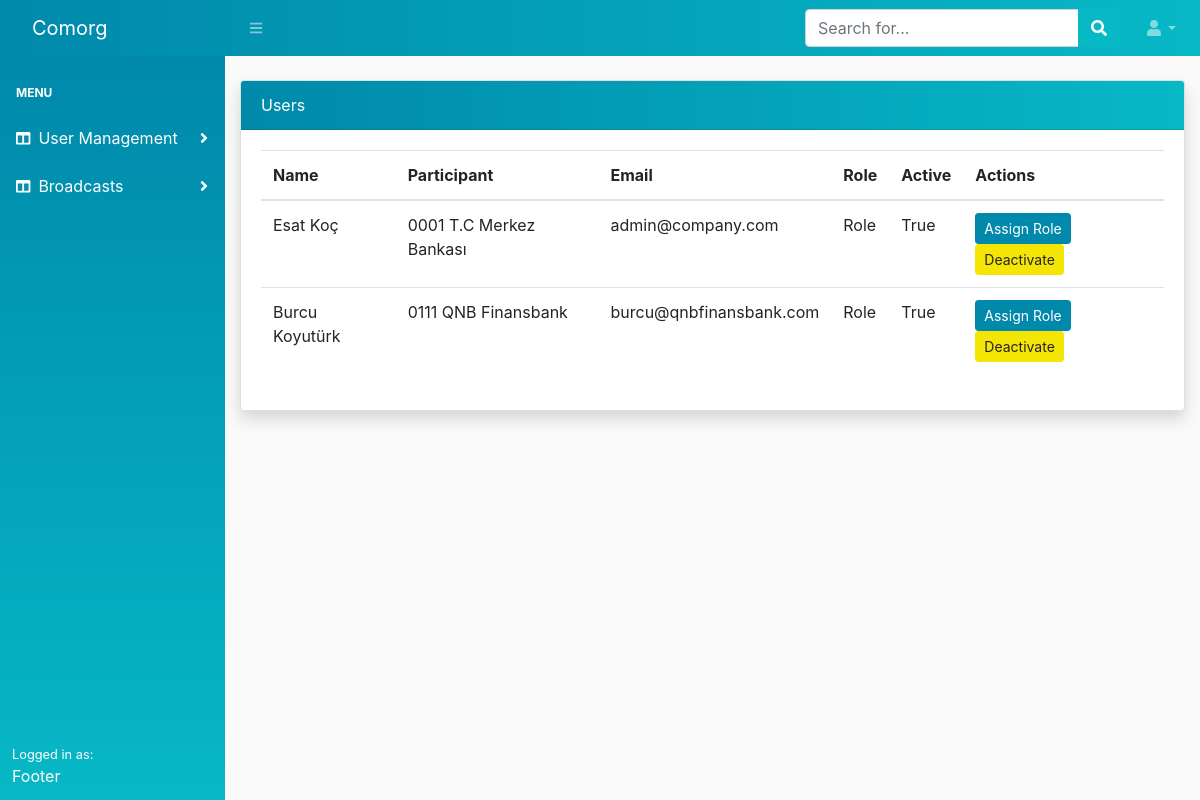
The page /accounts/ on the database as committed earlier.
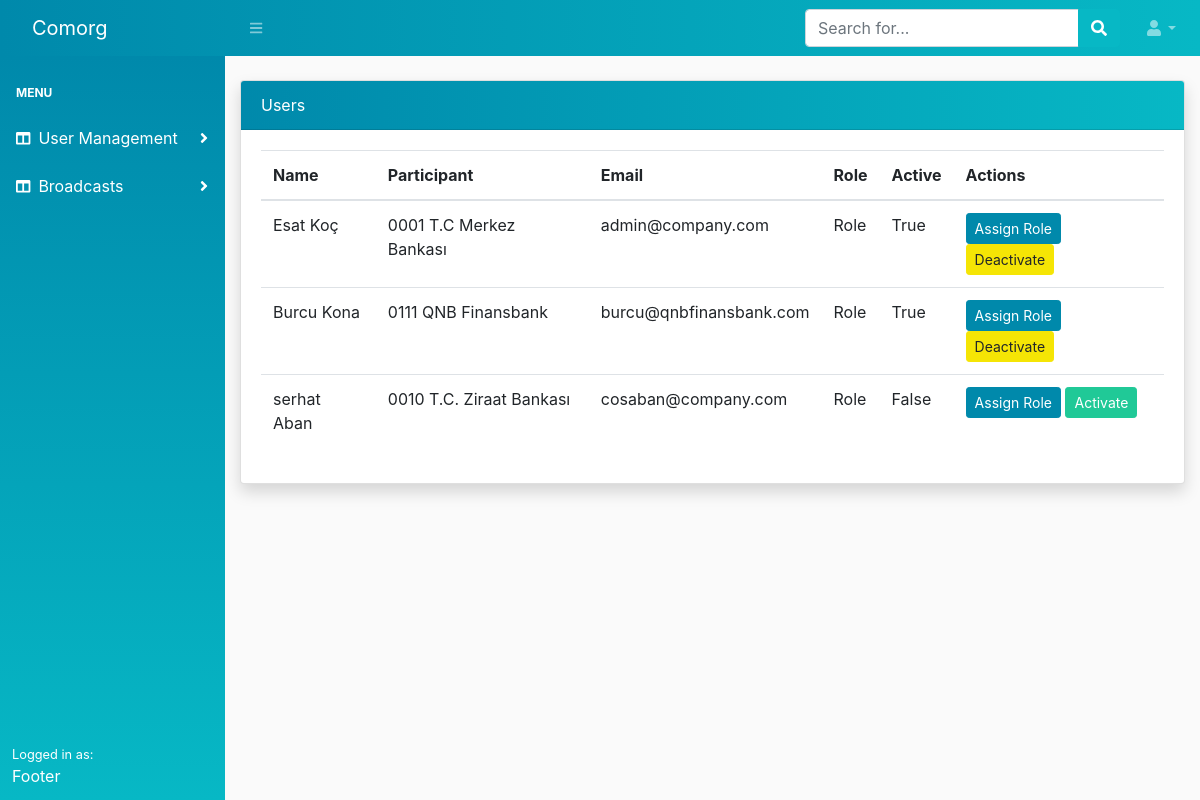
The same page on the database as committed later.
### account/models.py (models this page shows, shortened)
class User(AbstractUser):
    username = None
    email = models.EmailField(_('email address'), unique=True)
    participant = models.ForeignKey(
        Participant,
        on_delete=models.CASCADE,
        related_name='users')
    is_staff = models.BooleanField(default=False)
    is_active = models.BooleanField(default=True)
    USERNAME_FIELD = 'email'
    REQUIRED_FIELDS = ['participant']
    objects = UserManager()

class Participant(models.Model):
    name = models.CharField(max_length=140)
    code = models.CharField(max_length=4, unique=True)
    created = models.DateTimeField(auto_now_add=True)
    class Meta:
        db_table = 'participants'
        ordering = ('code', )
    def __str__(self):
        return f'{self.code} {self.name}'

### account/views.py (the view)
# urls.py: path('', views.account_list, name='account_list'),
def account_list(request):
    users = User.objects.select_related('participant').all()
    return render(request, 'account/users/list.html', {
        'users': users
    })

### account/templates/account/users/list.html (shortened to what this page needs)
{% extends 'core/base.html' %}
{% block content %}
    <div class="card shadow">
        <div class="card-header bg-dark-custom">Users</div>
        <div class="card-body">
            <table class="table table-hover">
                <thead>
                    <tr>
                        <th>Name</th>
                        <th>Participant</th>
                        <th>Email</th>
                        <th>Role</th>
                        <th>Active</th>
                        <th>Actions</th>
                    </tr>
                </thead>
                <tbody>
                    {% for u in users %}
                        <tr>
                            <td>{{ u.first_name }} {{ u.last_name }}</td>
                            <td>{{ u.participant }}</td>
                            <td>{{ u.email }}</td>
                            <td>Role</td>
                            <td>{{ u.is_active }}</td>
                            <td>
                                <a href="#" class="btn btn-sm btn-info">Assign Role</a>
                                {% if u.is_active %}
                                    <a href="#" class="btn btn-sm btn-warning">Deactivate</a>
                                {% else %}
                                    <a href="#" class="btn btn-sm btn-success">Activate</a>
                                {% endif %}
                            </td>
                        </tr>
                    {% endfor %}
                </tbody>
            </table>
        </div>
    </div>
{% endblock %}

### core/templates/core/base.html (shortened to what this page needs)
{% load static %}
<!DOCTYPE html>
<html lang="en">
    <head>
        <link href="{% static 'core/css/styles.css' %}" rel="stylesheet" />
        <link href="{% static 'core/css/bootstrap-comorg.min.css'%}" rel="stylesheet" >
        <link href="{% static 'core/css/custom.css' %}" rel="stylesheet">
    </head>
    <body>
        {% include 'core/topnav.html' %}
        <div id="layoutSidenav">
            {% include 'core/sidenav.html' %}
            <div id="layoutSidenav_content">
                <main>
                    <div class="container mt-4">
                        {% block content %} {% endblock %}
                    </div>
                </main>
            </div>
        </div>
    </body>
</html>

### core/templates/core/topnav.html (shortened to what this page needs)
<nav class="sb-topnav navbar navbar-expand navbar-dark bg-dark-custom">
    <a class="navbar-brand" href="">Comorg</a>
    <button class="btn btn-link btn-sm order-1 order-lg-0" id="sidebarToggle" href="#"><i class="fas fa-bars"></i></button>
    <form class="d-none d-md-inline-block form-inline ml-auto mr-0 mr-md-3 my-2 my-md-0">
        <div class="input-group">
            <input class="form-control" type="text" placeholder="Search for..." aria-label="Search" aria-describedby="basic-addon2" />
            <div class="input-group-append">
                <button class="btn btn-primary" type="button"><i class="fas fa-search"></i></button>
            </div>
        </div>
    </form>
    <ul class="navbar-nav ml-auto ml-md-0">
        <li class="nav-item dropdown">
            <a class="nav-link dropdown-toggle" id="userDropdown" href="#" role="button" data-toggle="dropdown" aria-haspopup="true" aria-expanded="false"><i class="fas fa-user fa-fw"></i></a>
        </li>
    </ul>
</nav>

### core/templates/core/sidenav.html (shortened to what this page needs)
<div id="layoutSidenav_nav">
    <nav class="sb-sidenav accordion bg-dark-custom-side" id="sidenavAccordion">
        <div class="sb-sidenav-menu">
            <div class="nav">
                <div class="sb-sidenav-menu-heading">Menu</div>
                <a class="nav-link collapsed" href="#" data-toggle="collapse" data-target="#user-menu" aria-expanded="false" aria-controls="collapseLayouts">
                    <div class="sb-nav-link-icon"><i class="fas fa-columns"></i></div>
                    User Management
                    <div class="sb-sidenav-collapse-arrow"><i class="fas fa-angle-down"></i></div>
                </a>
                <a class="nav-link collapsed" href="#" data-toggle="collapse" data-target="#broadcast-menu" aria-expanded="false" aria-controls="collapseLayouts">
                    <div class="sb-nav-link-icon"><i class="fas fa-columns"></i></div>
                    Broadcasts
                    <div class="sb-sidenav-collapse-arrow"><i class="fas fa-angle-down"></i></div>
                </a>
            </div>
        </div>
        <div class="sb-sidenav-footer">
            <div class="small">Logged in as:</div>
            Footer
        </div>
    </nav>
</div>

### core/static/core/css/custom.css (style rules this page uses)
body { background-color: #fafafa; }
.bg-dark-custom { background-image: linear-gradient(to left, var(--blue), var(--cyan)); color:white; }
.bg-dark-custom-side { background-image: linear-gradient(to bottom, var(--cyan), var(--blue)); color:white; }
.nav-link { color: white; }

Rows that differ between the two databases and show on the page:
changed User "Burcu": last_name "Koyutürk" → "Kona"
added User: first_name "serhat", last_name "Aban", participant "0010 T.C. Ziraat Bankası", email "cosaban@company.com", is_active "False", shows "Activate"
